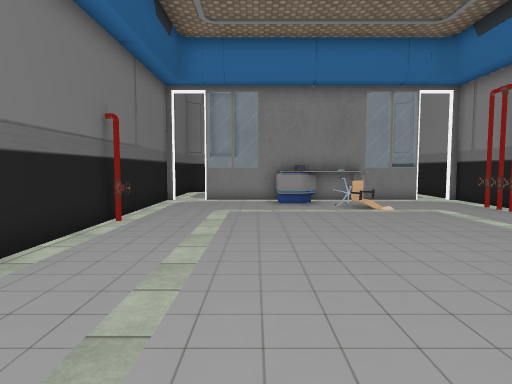
view 1 (above)

16 first-person views from a walk through a Unity game level. The camera is 1.3 m above the floor, tilts 4° down and sees 75° across. The floor is counted in squares, 1 m on a side. Each view is taken from the middle of a square. On the plan, view 1 faces up. The plan holds only what a view shows up to about 14 squares ahead; the rest is blank. The player character is not drawn. Door leaves are left out, so doorways stand open. Some surface patterns are stand-ins.

view 2
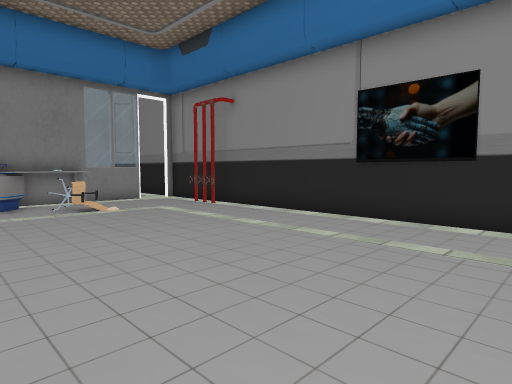

view 3
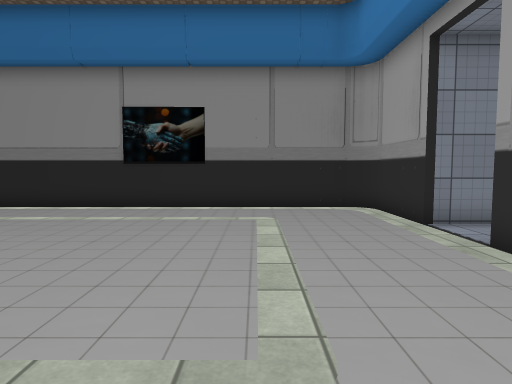

view 4
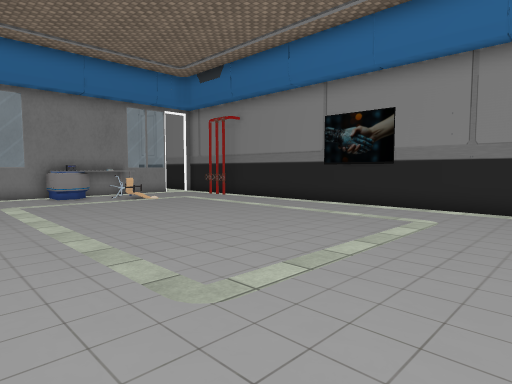

view 5
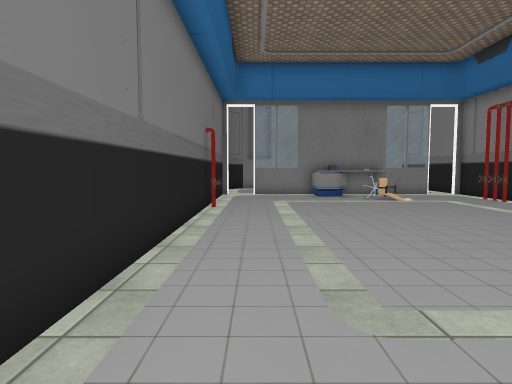

view 6
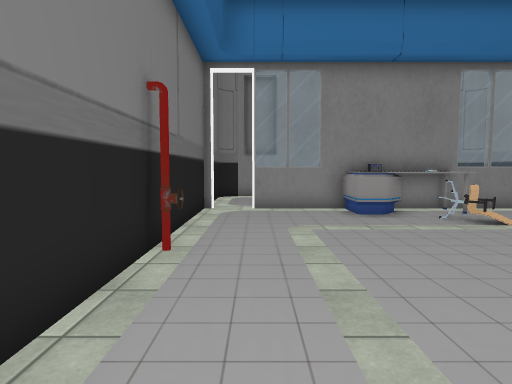

view 7
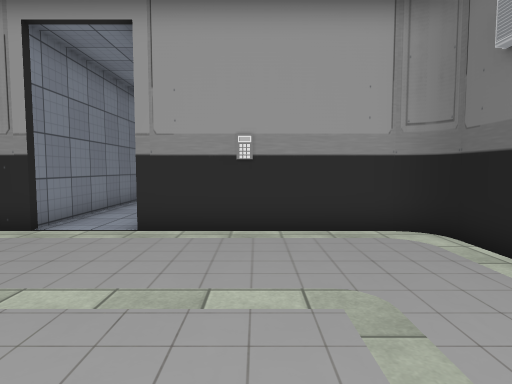

view 8
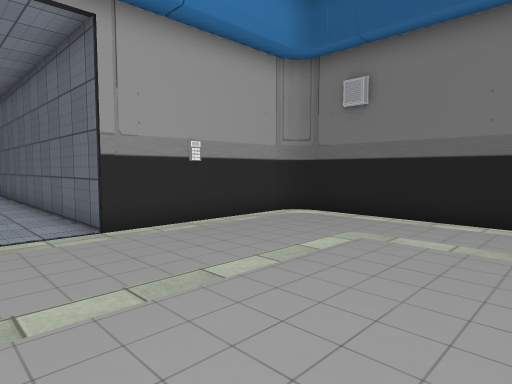

view 9
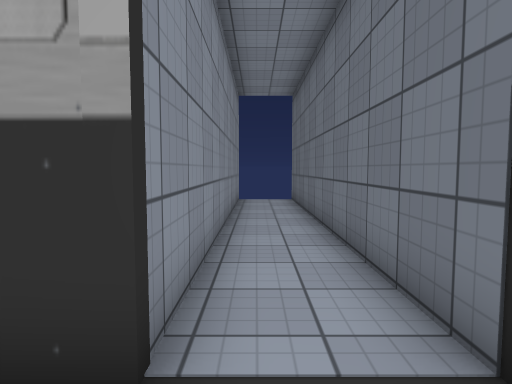

view 10
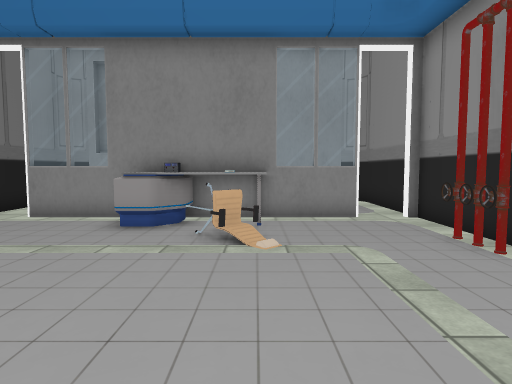

view 11
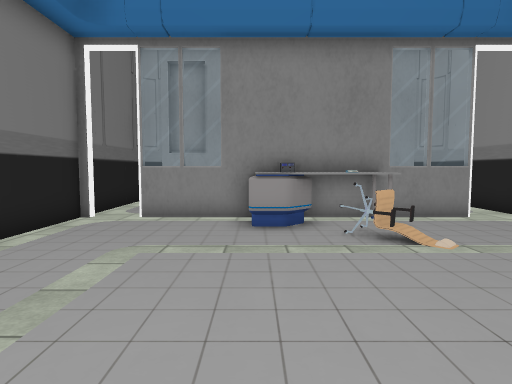

view 12
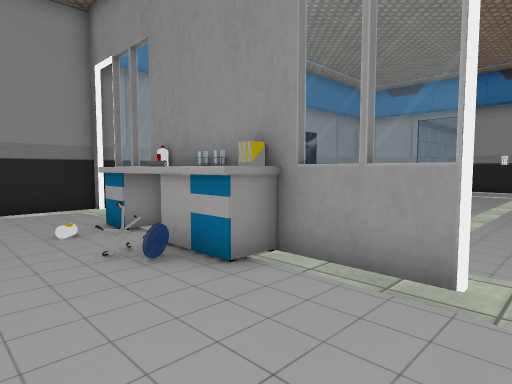

view 13
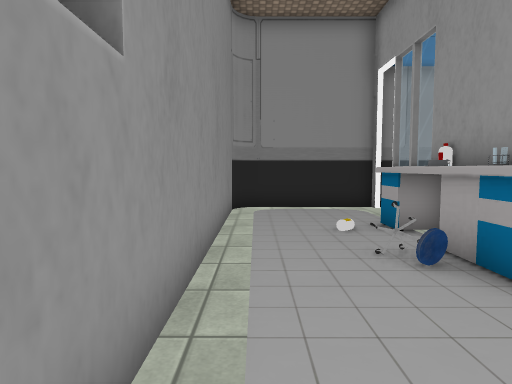

view 14
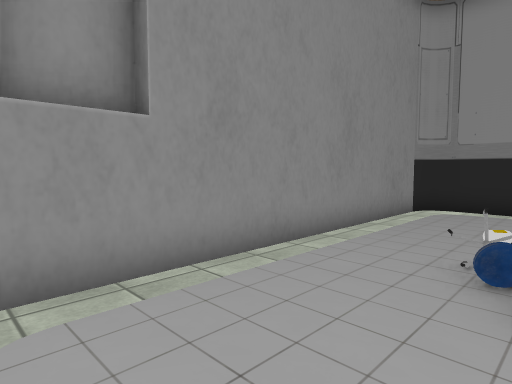

view 15
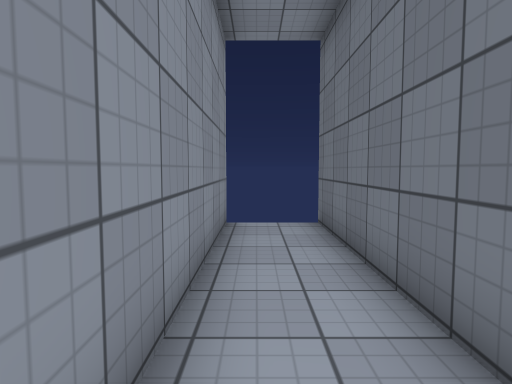

view 16
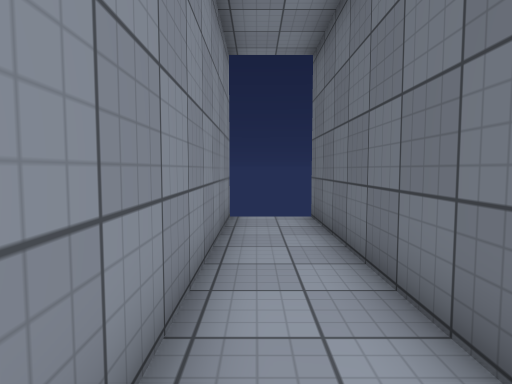

### Floor plan
Points are (right, up) in squares from view 1. A wall is a line through its corners. A room is listed if a view was taken in it or the views show most of it. See-through windows are left out.
Room 1 (views 1, 2, 3, 4, 5, 6, 7, 8, 9, 10, 11)
walls: (2.1, 13.6) (1.6, 13.6); (8.3, 11.4) (8.3, 13.9); (4.7, -3.9) (7.5, -3.9); (-2.9, -3.9) (2.5, -3.9); (6.9, 13.9) (-2.1, 13.9); (-3.6, -3.5) (-3.3, -3.8); (8.3, -3.1) (8.3, 9.5); (-3.7, 13.9) (-3.7, -3.1)
ways out: opening at (-3, 14) to room 2; opening at (7, 14) to room 2; open door at (3.5, -4) to room 3
objects: other object (-3, 8); other object (1, 12) to (4, 13); other object (3, 11) to (4, 12); other object (8, 10) to (8, 11)
Room 2 (views 12, 13, 14)
walls: (0.6, 14.4) (1.1, 14.4); (1.4, 14.1) (6.8, 14.1); (-2.2, 14.1) (0.8, 14.1); (-3.7, 18) (-3.7, 14.6); (7.5, 18.8) (-2.9, 18.8); (8.3, 14) (8.3, 18.2) (7.9, 18.7)
ways out: opening at (-3, 14) to room 1; opening at (7, 14) to room 1
objects: other object (1, 15) to (5, 15); other object (2, 16)
Room 3 (views 15, 16)
walls: (2.5, -3.9) (2.5, -16); (4.7, -16) (4.7, -3.9)
ways out: open door at (3.5, -4) to room 1

Where each view was taken, in squares from view 1:
view 1: 0 up, 0 right, facing up
view 2: 0 up, 0 right, facing up-right
view 3: 0 up, 3 left, facing right
view 4: 3 down, 3 left, facing up-right
view 5: 3 down, 2 left, facing up
view 6: 3 up, 2 left, facing up
view 7: 3 up, 0 right, facing down
view 8: 3 up, 5 right, facing down-left
view 9: 2 down, 4 right, facing down
view 10: 5 up, 4 right, facing up
view 11: 5 up, 1 right, facing up
view 12: 18 up, 3 left, facing down-right
view 13: 18 up, 3 left, facing right
view 14: 15 up, 3 left, facing up-right
view 15: 8 down, 4 right, facing down
view 16: 7 down, 4 right, facing down
